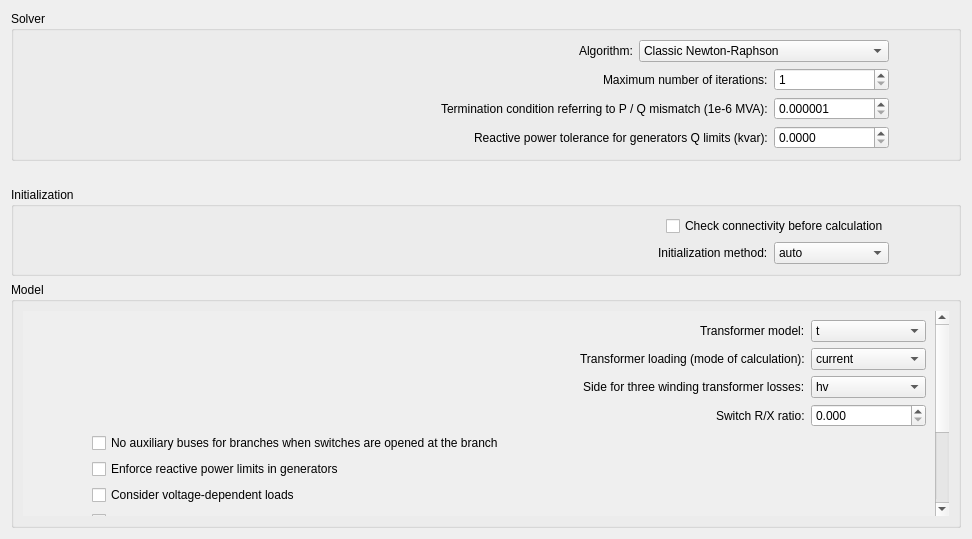
<?xml version="1.0" encoding="UTF-8"?>
<ui version="4.0">
 <class>Form</class>
 <widget class="QWidget" name="Form">
  <property name="geometry">
   <rect>
    <x>0</x>
    <y>0</y>
    <width>972</width>
    <height>539</height>
   </rect>
  </property>
  <property name="windowTitle">
   <string>Form</string>
  </property>
  <layout class="QVBoxLayout" name="verticalLayout">
   <item>
    <layout class="QVBoxLayout" name="verticalLayout_8">
     <item>
      <layout class="QVBoxLayout" name="verticalLayout_2">
       <item>
        <layout class="QVBoxLayout" name="verticalLayout_12"/>
       </item>
       <item>
        <layout class="QVBoxLayout" name="verticalLayout_10">
         <property name="sizeConstraint">
          <enum>QLayout::SetMinimumSize</enum>
         </property>
         <item>
          <widget class="QGroupBox" name="groupBox_13">
           <property name="sizePolicy">
            <sizepolicy hsizetype="Minimum" vsizetype="Preferred">
             <horstretch>0</horstretch>
             <verstretch>0</verstretch>
            </sizepolicy>
           </property>
           <property name="maximumSize">
            <size>
             <width>16777215</width>
             <height>16777215</height>
            </size>
           </property>
           <property name="title">
            <string>Solver</string>
           </property>
           <layout class="QVBoxLayout" name="verticalLayout_13">
            <item>
             <layout class="QHBoxLayout" name="horizontalLayout_23">
              <item>
               <spacer name="horizontalSpacer_2">
                <property name="orientation">
                 <enum>Qt::Horizontal</enum>
                </property>
                <property name="sizeHint" stdset="0">
                 <size>
                  <width>40</width>
                  <height>20</height>
                 </size>
                </property>
               </spacer>
              </item>
              <item>
               <widget class="QLabel" name="label">
                <property name="text">
                 <string>Algorithm:</string>
                </property>
               </widget>
              </item>
              <item>
               <widget class="QComboBox" name="algorithm">
                <property name="minimumSize">
                 <size>
                  <width>250</width>
                  <height>0</height>
                 </size>
                </property>
                <item>
                 <property name="text">
                  <string>Classic Newton-Raphson</string>
                 </property>
                </item>
                <item>
                 <property name="text">
                  <string>Iwamoto</string>
                 </property>
                </item>
                <item>
                 <property name="text">
                  <string>Backward/forward sweep</string>
                 </property>
                </item>
                <item>
                 <property name="text">
                  <string>Gauss-Seidel</string>
                 </property>
                </item>
                <item>
                 <property name="text">
                  <string>Fast decoupled BX</string>
                 </property>
                </item>
                <item>
                 <property name="text">
                  <string>Fast decoupled XB</string>
                 </property>
                </item>
               </widget>
              </item>
              <item>
               <spacer name="horizontalSpacer_7">
                <property name="orientation">
                 <enum>Qt::Horizontal</enum>
                </property>
                <property name="sizeType">
                 <enum>QSizePolicy::Fixed</enum>
                </property>
                <property name="sizeHint" stdset="0">
                 <size>
                  <width>60</width>
                  <height>20</height>
                 </size>
                </property>
               </spacer>
              </item>
             </layout>
            </item>
            <item>
             <layout class="QHBoxLayout" name="horizontalLayout_24">
              <item>
               <spacer name="horizontalSpacer_3">
                <property name="orientation">
                 <enum>Qt::Horizontal</enum>
                </property>
                <property name="sizeHint" stdset="0">
                 <size>
                  <width>40</width>
                  <height>20</height>
                 </size>
                </property>
               </spacer>
              </item>
              <item>
               <widget class="QLabel" name="label_2">
                <property name="text">
                 <string>Maximum number of iterations:</string>
                </property>
               </widget>
              </item>
              <item>
               <widget class="QSpinBox" name="max_iteration">
                <property name="minimumSize">
                 <size>
                  <width>115</width>
                  <height>0</height>
                 </size>
                </property>
                <property name="minimum">
                 <number>1</number>
                </property>
                <property name="maximum">
                 <number>100000</number>
                </property>
                <property name="singleStep">
                 <number>10</number>
                </property>
               </widget>
              </item>
              <item>
               <spacer name="horizontalSpacer_8">
                <property name="orientation">
                 <enum>Qt::Horizontal</enum>
                </property>
                <property name="sizeType">
                 <enum>QSizePolicy::Fixed</enum>
                </property>
                <property name="sizeHint" stdset="0">
                 <size>
                  <width>60</width>
                  <height>20</height>
                 </size>
                </property>
               </spacer>
              </item>
             </layout>
            </item>
            <item>
             <layout class="QHBoxLayout" name="horizontalLayout_25">
              <item>
               <spacer name="horizontalSpacer_4">
                <property name="orientation">
                 <enum>Qt::Horizontal</enum>
                </property>
                <property name="sizeHint" stdset="0">
                 <size>
                  <width>40</width>
                  <height>20</height>
                 </size>
                </property>
               </spacer>
              </item>
              <item>
               <widget class="QLabel" name="label_3">
                <property name="text">
                 <string>Termination condition referring to P / Q mismatch (1e-6 MVA):</string>
                </property>
               </widget>
              </item>
              <item>
               <widget class="QDoubleSpinBox" name="tolerance_mva">
                <property name="minimumSize">
                 <size>
                  <width>115</width>
                  <height>0</height>
                 </size>
                </property>
                <property name="decimals">
                 <number>6</number>
                </property>
                <property name="minimum">
                 <double>0.000001000000000</double>
                </property>
                <property name="maximum">
                 <double>100000.000000000000000</double>
                </property>
                <property name="singleStep">
                 <double>10.000000000000000</double>
                </property>
                <property name="value">
                 <double>0.000001000000000</double>
                </property>
               </widget>
              </item>
              <item>
               <spacer name="horizontalSpacer_9">
                <property name="orientation">
                 <enum>Qt::Horizontal</enum>
                </property>
                <property name="sizeType">
                 <enum>QSizePolicy::Fixed</enum>
                </property>
                <property name="sizeHint" stdset="0">
                 <size>
                  <width>60</width>
                  <height>20</height>
                 </size>
                </property>
               </spacer>
              </item>
             </layout>
            </item>
            <item>
             <layout class="QHBoxLayout" name="horizontalLayout_26">
              <item>
               <spacer name="horizontalSpacer_5">
                <property name="orientation">
                 <enum>Qt::Horizontal</enum>
                </property>
                <property name="sizeHint" stdset="0">
                 <size>
                  <width>40</width>
                  <height>20</height>
                 </size>
                </property>
               </spacer>
              </item>
              <item>
               <widget class="QLabel" name="label_4">
                <property name="text">
                 <string>Reactive power tolerance for generators Q limits (kvar):</string>
                </property>
               </widget>
              </item>
              <item>
               <widget class="QDoubleSpinBox" name="delta_q">
                <property name="minimumSize">
                 <size>
                  <width>115</width>
                  <height>0</height>
                 </size>
                </property>
                <property name="decimals">
                 <number>4</number>
                </property>
                <property name="maximum">
                 <double>1000.000000000000000</double>
                </property>
               </widget>
              </item>
              <item>
               <spacer name="horizontalSpacer_10">
                <property name="orientation">
                 <enum>Qt::Horizontal</enum>
                </property>
                <property name="sizeType">
                 <enum>QSizePolicy::Fixed</enum>
                </property>
                <property name="sizeHint" stdset="0">
                 <size>
                  <width>60</width>
                  <height>20</height>
                 </size>
                </property>
               </spacer>
              </item>
             </layout>
            </item>
           </layout>
          </widget>
         </item>
         <item>
          <spacer name="verticalSpacer_2">
           <property name="orientation">
            <enum>Qt::Vertical</enum>
           </property>
           <property name="sizeType">
            <enum>QSizePolicy::Fixed</enum>
           </property>
           <property name="sizeHint" stdset="0">
            <size>
             <width>20</width>
             <height>20</height>
            </size>
           </property>
          </spacer>
         </item>
         <item>
          <widget class="QGroupBox" name="groupBox_14">
           <property name="sizePolicy">
            <sizepolicy hsizetype="Minimum" vsizetype="Preferred">
             <horstretch>0</horstretch>
             <verstretch>0</verstretch>
            </sizepolicy>
           </property>
           <property name="maximumSize">
            <size>
             <width>16777215</width>
             <height>16777215</height>
            </size>
           </property>
           <property name="title">
            <string>Initialization</string>
           </property>
           <layout class="QVBoxLayout" name="verticalLayout_14">
            <item>
             <layout class="QHBoxLayout" name="horizontalLayout_28">
              <item>
               <spacer name="horizontalSpacer_13">
                <property name="orientation">
                 <enum>Qt::Horizontal</enum>
                </property>
                <property name="sizeHint" stdset="0">
                 <size>
                  <width>40</width>
                  <height>20</height>
                 </size>
                </property>
               </spacer>
              </item>
              <item>
               <widget class="QCheckBox" name="check_connectivity">
                <property name="text">
                 <string>Check connectivity before calculation</string>
                </property>
               </widget>
              </item>
              <item>
               <spacer name="horizontalSpacer_12">
                <property name="orientation">
                 <enum>Qt::Horizontal</enum>
                </property>
                <property name="sizeType">
                 <enum>QSizePolicy::Fixed</enum>
                </property>
                <property name="sizeHint" stdset="0">
                 <size>
                  <width>60</width>
                  <height>20</height>
                 </size>
                </property>
               </spacer>
              </item>
             </layout>
            </item>
            <item>
             <layout class="QHBoxLayout" name="horizontalLayout_27">
              <item>
               <spacer name="horizontalSpacer_6">
                <property name="orientation">
                 <enum>Qt::Horizontal</enum>
                </property>
                <property name="sizeHint" stdset="0">
                 <size>
                  <width>40</width>
                  <height>20</height>
                 </size>
                </property>
               </spacer>
              </item>
              <item>
               <widget class="QLabel" name="label_5">
                <property name="text">
                 <string>Initialization method:</string>
                </property>
               </widget>
              </item>
              <item>
               <widget class="QComboBox" name="init">
                <property name="minimumSize">
                 <size>
                  <width>115</width>
                  <height>0</height>
                 </size>
                </property>
                <item>
                 <property name="text">
                  <string>auto</string>
                 </property>
                </item>
                <item>
                 <property name="text">
                  <string>flat</string>
                 </property>
                </item>
                <item>
                 <property name="text">
                  <string>dc</string>
                 </property>
                </item>
                <item>
                 <property name="text">
                  <string>results</string>
                 </property>
                </item>
               </widget>
              </item>
              <item>
               <spacer name="horizontalSpacer_11">
                <property name="orientation">
                 <enum>Qt::Horizontal</enum>
                </property>
                <property name="sizeType">
                 <enum>QSizePolicy::Fixed</enum>
                </property>
                <property name="sizeHint" stdset="0">
                 <size>
                  <width>60</width>
                  <height>20</height>
                 </size>
                </property>
               </spacer>
              </item>
             </layout>
            </item>
           </layout>
          </widget>
         </item>
         <item>
          <widget class="QGroupBox" name="groupBox_15">
           <property name="title">
            <string>Model</string>
           </property>
           <layout class="QVBoxLayout" name="verticalLayout_15">
            <item>
             <widget class="QScrollArea" name="scrollArea">
              <property name="frameShape">
               <enum>QFrame::NoFrame</enum>
              </property>
              <property name="widgetResizable">
               <bool>true</bool>
              </property>
              <property name="alignment">
               <set>Qt::AlignLeading|Qt::AlignLeft|Qt::AlignTop</set>
              </property>
              <widget class="QWidget" name="scrollAreaWidgetContents">
               <property name="geometry">
                <rect>
                 <x>0</x>
                 <y>0</y>
                 <width>917</width>
                 <height>410</height>
                </rect>
               </property>
               <layout class="QVBoxLayout" name="verticalLayout_9">
                <item>
                 <layout class="QHBoxLayout" name="horizontalLayout_29">
                  <item>
                   <spacer name="horizontalSpacer_14">
                    <property name="orientation">
                     <enum>Qt::Horizontal</enum>
                    </property>
                    <property name="sizeHint" stdset="0">
                     <size>
                      <width>40</width>
                      <height>20</height>
                     </size>
                    </property>
                   </spacer>
                  </item>
                  <item>
                   <widget class="QLabel" name="label_6">
                    <property name="text">
                     <string>Transformer model:</string>
                    </property>
                   </widget>
                  </item>
                  <item>
                   <widget class="QComboBox" name="trafo_model">
                    <property name="minimumSize">
                     <size>
                      <width>115</width>
                      <height>0</height>
                     </size>
                    </property>
                    <item>
                     <property name="text">
                      <string>t</string>
                     </property>
                    </item>
                    <item>
                     <property name="text">
                      <string>pi</string>
                     </property>
                    </item>
                   </widget>
                  </item>
                 </layout>
                </item>
                <item>
                 <layout class="QHBoxLayout" name="horizontalLayout_30">
                  <item>
                   <spacer name="horizontalSpacer_15">
                    <property name="orientation">
                     <enum>Qt::Horizontal</enum>
                    </property>
                    <property name="sizeHint" stdset="0">
                     <size>
                      <width>40</width>
                      <height>20</height>
                     </size>
                    </property>
                   </spacer>
                  </item>
                  <item>
                   <widget class="QLabel" name="label_7">
                    <property name="text">
                     <string>Transformer loading (mode of calculation):</string>
                    </property>
                   </widget>
                  </item>
                  <item>
                   <widget class="QComboBox" name="trafo_loading">
                    <property name="minimumSize">
                     <size>
                      <width>115</width>
                      <height>0</height>
                     </size>
                    </property>
                    <item>
                     <property name="text">
                      <string>current</string>
                     </property>
                    </item>
                    <item>
                     <property name="text">
                      <string>power</string>
                     </property>
                    </item>
                   </widget>
                  </item>
                 </layout>
                </item>
                <item>
                 <layout class="QHBoxLayout" name="horizontalLayout_38">
                  <item>
                   <spacer name="horizontalSpacer_23">
                    <property name="orientation">
                     <enum>Qt::Horizontal</enum>
                    </property>
                    <property name="sizeHint" stdset="0">
                     <size>
                      <width>40</width>
                      <height>20</height>
                     </size>
                    </property>
                   </spacer>
                  </item>
                  <item>
                   <widget class="QLabel" name="label_9">
                    <property name="text">
                     <string>Side for three winding transformer losses:</string>
                    </property>
                   </widget>
                  </item>
                  <item>
                   <widget class="QComboBox" name="trafo3w_losses">
                    <property name="minimumSize">
                     <size>
                      <width>115</width>
                      <height>0</height>
                     </size>
                    </property>
                    <item>
                     <property name="text">
                      <string>hv</string>
                     </property>
                    </item>
                    <item>
                     <property name="text">
                      <string>mv</string>
                     </property>
                    </item>
                    <item>
                     <property name="text">
                      <string>lv</string>
                     </property>
                    </item>
                    <item>
                     <property name="text">
                      <string>star</string>
                     </property>
                    </item>
                   </widget>
                  </item>
                 </layout>
                </item>
                <item>
                 <layout class="QHBoxLayout" name="horizontalLayout_37">
                  <item>
                   <spacer name="horizontalSpacer_22">
                    <property name="orientation">
                     <enum>Qt::Horizontal</enum>
                    </property>
                    <property name="sizeHint" stdset="0">
                     <size>
                      <width>40</width>
                      <height>20</height>
                     </size>
                    </property>
                   </spacer>
                  </item>
                  <item>
                   <widget class="QLabel" name="label_8">
                    <property name="text">
                     <string>Switch R/X ratio:</string>
                    </property>
                   </widget>
                  </item>
                  <item>
                   <widget class="QDoubleSpinBox" name="switch_rx_ratio">
                    <property name="minimumSize">
                     <size>
                      <width>115</width>
                      <height>0</height>
                     </size>
                    </property>
                    <property name="decimals">
                     <number>3</number>
                    </property>
                    <property name="maximum">
                     <double>1000.000000000000000</double>
                    </property>
                   </widget>
                  </item>
                 </layout>
                </item>
                <item>
                 <layout class="QHBoxLayout" name="horizontalLayout_39">
                  <item>
                   <spacer name="horizontalSpacer_24">
                    <property name="orientation">
                     <enum>Qt::Horizontal</enum>
                    </property>
                    <property name="sizeType">
                     <enum>QSizePolicy::Fixed</enum>
                    </property>
                    <property name="sizeHint" stdset="0">
                     <size>
                      <width>60</width>
                      <height>20</height>
                     </size>
                    </property>
                   </spacer>
                  </item>
                  <item>
                   <widget class="QCheckBox" name="neglect_open_switch_branches">
                    <property name="text">
                     <string>No auxiliary buses for branches when switches are opened at the branch</string>
                    </property>
                   </widget>
                  </item>
                 </layout>
                </item>
                <item>
                 <layout class="QHBoxLayout" name="horizontalLayout_31">
                  <item>
                   <spacer name="horizontalSpacer_16">
                    <property name="orientation">
                     <enum>Qt::Horizontal</enum>
                    </property>
                    <property name="sizeType">
                     <enum>QSizePolicy::Fixed</enum>
                    </property>
                    <property name="sizeHint" stdset="0">
                     <size>
                      <width>60</width>
                      <height>20</height>
                     </size>
                    </property>
                   </spacer>
                  </item>
                  <item>
                   <widget class="QCheckBox" name="enforce_q_lims">
                    <property name="text">
                     <string>Enforce reactive power limits in generators</string>
                    </property>
                   </widget>
                  </item>
                 </layout>
                </item>
                <item>
                 <layout class="QHBoxLayout" name="horizontalLayout_32">
                  <item>
                   <spacer name="horizontalSpacer_17">
                    <property name="orientation">
                     <enum>Qt::Horizontal</enum>
                    </property>
                    <property name="sizeType">
                     <enum>QSizePolicy::Fixed</enum>
                    </property>
                    <property name="sizeHint" stdset="0">
                     <size>
                      <width>60</width>
                      <height>20</height>
                     </size>
                    </property>
                   </spacer>
                  </item>
                  <item>
                   <widget class="QCheckBox" name="voltage_depend_loads">
                    <property name="text">
                     <string>Consider voltage-dependent loads</string>
                    </property>
                   </widget>
                  </item>
                 </layout>
                </item>
                <item>
                 <layout class="QHBoxLayout" name="horizontalLayout_33">
                  <item>
                   <spacer name="horizontalSpacer_18">
                    <property name="orientation">
                     <enum>Qt::Horizontal</enum>
                    </property>
                    <property name="sizeType">
                     <enum>QSizePolicy::Fixed</enum>
                    </property>
                    <property name="sizeHint" stdset="0">
                     <size>
                      <width>60</width>
                      <height>20</height>
                     </size>
                    </property>
                   </spacer>
                  </item>
                  <item>
                   <widget class="QCheckBox" name="consider_line_temperature">
                    <property name="text">
                     <string>Adjust line impedances based on the temperature</string>
                    </property>
                   </widget>
                  </item>
                 </layout>
                </item>
                <item>
                 <layout class="QHBoxLayout" name="horizontalLayout_34">
                  <item>
                   <spacer name="horizontalSpacer_19">
                    <property name="orientation">
                     <enum>Qt::Horizontal</enum>
                    </property>
                    <property name="sizeType">
                     <enum>QSizePolicy::Fixed</enum>
                    </property>
                    <property name="sizeHint" stdset="0">
                     <size>
                      <width>60</width>
                      <height>20</height>
                     </size>
                    </property>
                   </spacer>
                  </item>
                  <item>
                   <widget class="QCheckBox" name="distributed_slack">
                    <property name="text">
                     <string>Consider contribution factor weights for external grids and generators</string>
                    </property>
                   </widget>
                  </item>
                 </layout>
                </item>
                <item>
                 <layout class="QHBoxLayout" name="horizontalLayout_35">
                  <item>
                   <spacer name="horizontalSpacer_20">
                    <property name="orientation">
                     <enum>Qt::Horizontal</enum>
                    </property>
                    <property name="sizeType">
                     <enum>QSizePolicy::Fixed</enum>
                    </property>
                    <property name="sizeHint" stdset="0">
                     <size>
                      <width>60</width>
                      <height>20</height>
                     </size>
                    </property>
                   </spacer>
                  </item>
                  <item>
                   <widget class="QCheckBox" name="tdpf">
                    <property name="text">
                     <string>Compute Temperature Dependent Power Flow (TDPF)</string>
                    </property>
                   </widget>
                  </item>
                 </layout>
                </item>
                <item>
                 <layout class="QHBoxLayout" name="horizontalLayout_36">
                  <item>
                   <spacer name="horizontalSpacer_21">
                    <property name="orientation">
                     <enum>Qt::Horizontal</enum>
                    </property>
                    <property name="sizeType">
                     <enum>QSizePolicy::Fixed</enum>
                    </property>
                    <property name="sizeHint" stdset="0">
                     <size>
                      <width>60</width>
                      <height>20</height>
                     </size>
                    </property>
                   </spacer>
                  </item>
                  <item>
                   <widget class="QCheckBox" name="tdpf_delay_s_check">
                    <property name="text">
                     <string>Time delay to consider thermal inertia of conductors for TDPF (s):</string>
                    </property>
                   </widget>
                  </item>
                  <item>
                   <widget class="QDoubleSpinBox" name="tdpf_delay_s">
                    <property name="enabled">
                     <bool>false</bool>
                    </property>
                    <property name="minimumSize">
                     <size>
                      <width>90</width>
                      <height>0</height>
                     </size>
                    </property>
                   </widget>
                  </item>
                  <item>
                   <spacer name="horizontalSpacer_26">
                    <property name="orientation">
                     <enum>Qt::Horizontal</enum>
                    </property>
                    <property name="sizeHint" stdset="0">
                     <size>
                      <width>40</width>
                      <height>20</height>
                     </size>
                    </property>
                   </spacer>
                  </item>
                 </layout>
                </item>
                <item>
                 <layout class="QHBoxLayout" name="horizontalLayout_40">
                  <item>
                   <spacer name="horizontalSpacer_25">
                    <property name="orientation">
                     <enum>Qt::Horizontal</enum>
                    </property>
                    <property name="sizeType">
                     <enum>QSizePolicy::Fixed</enum>
                    </property>
                    <property name="sizeHint" stdset="0">
                     <size>
                      <width>60</width>
                      <height>20</height>
                     </size>
                    </property>
                   </spacer>
                  </item>
                  <item>
                   <widget class="QCheckBox" name="tdpf_update_r_theta">
                    <property name="text">
                     <string>Update R_Theta parameter in Newton-Raphson for TDPF</string>
                    </property>
                   </widget>
                  </item>
                 </layout>
                </item>
                <item>
                 <spacer name="verticalSpacer_3">
                  <property name="orientation">
                   <enum>Qt::Vertical</enum>
                  </property>
                  <property name="sizeHint" stdset="0">
                   <size>
                    <width>20</width>
                    <height>40</height>
                   </size>
                  </property>
                 </spacer>
                </item>
               </layout>
              </widget>
             </widget>
            </item>
           </layout>
          </widget>
         </item>
         <item>
          <spacer name="verticalSpacer">
           <property name="orientation">
            <enum>Qt::Vertical</enum>
           </property>
           <property name="sizeHint" stdset="0">
            <size>
             <width>20</width>
             <height>20</height>
            </size>
           </property>
          </spacer>
         </item>
        </layout>
       </item>
      </layout>
     </item>
    </layout>
   </item>
  </layout>
 </widget>
 <resources/>
 <connections>
  <connection>
   <sender>tdpf_delay_s_check</sender>
   <signal>toggled(bool)</signal>
   <receiver>tdpf_delay_s</receiver>
   <slot>setEnabled(bool)</slot>
   <hints>
    <hint type="sourcelabel">
     <x>430</x>
     <y>461</y>
    </hint>
    <hint type="destinationlabel">
     <x>634</x>
     <y>464</y>
    </hint>
   </hints>
  </connection>
 </connections>
</ui>
